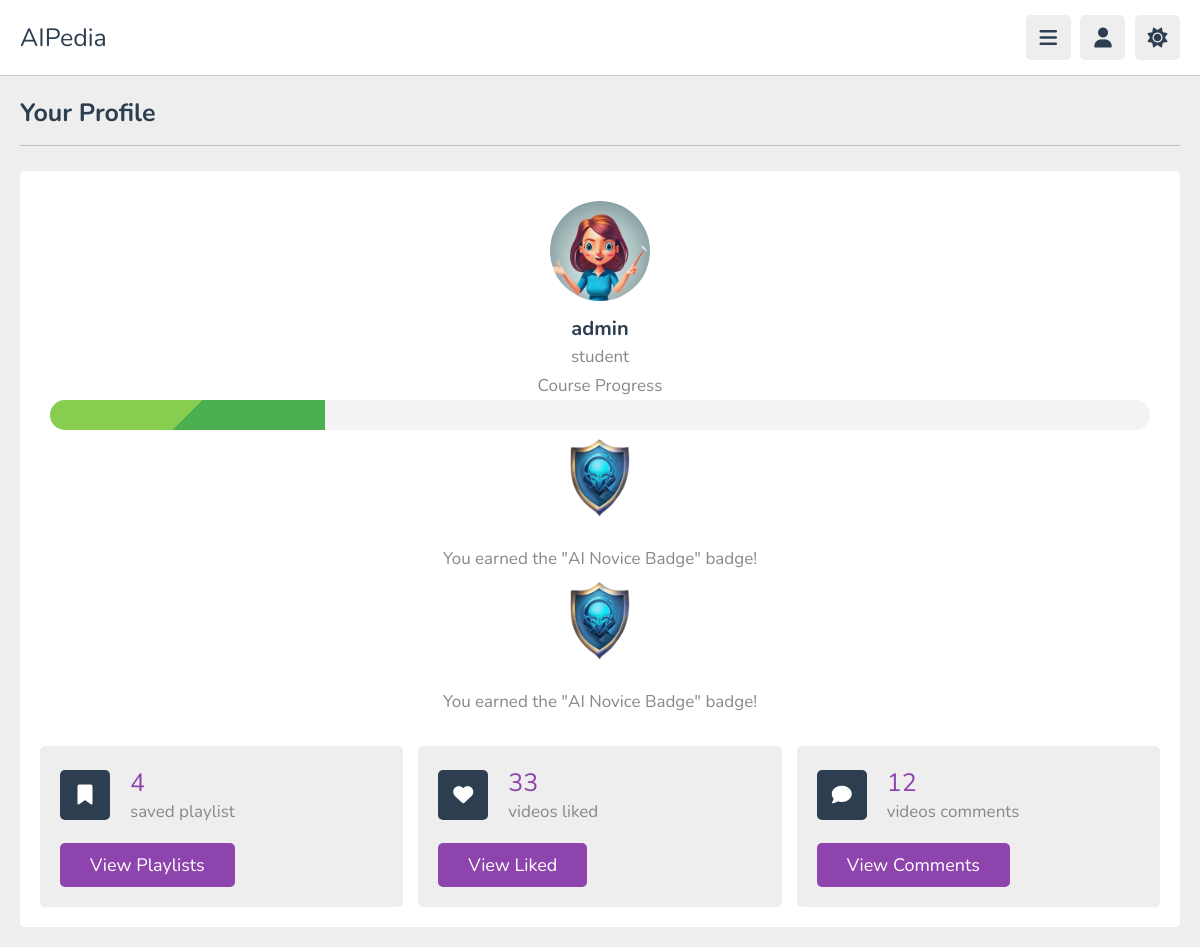
The app's page /Profile (signed in), older data.
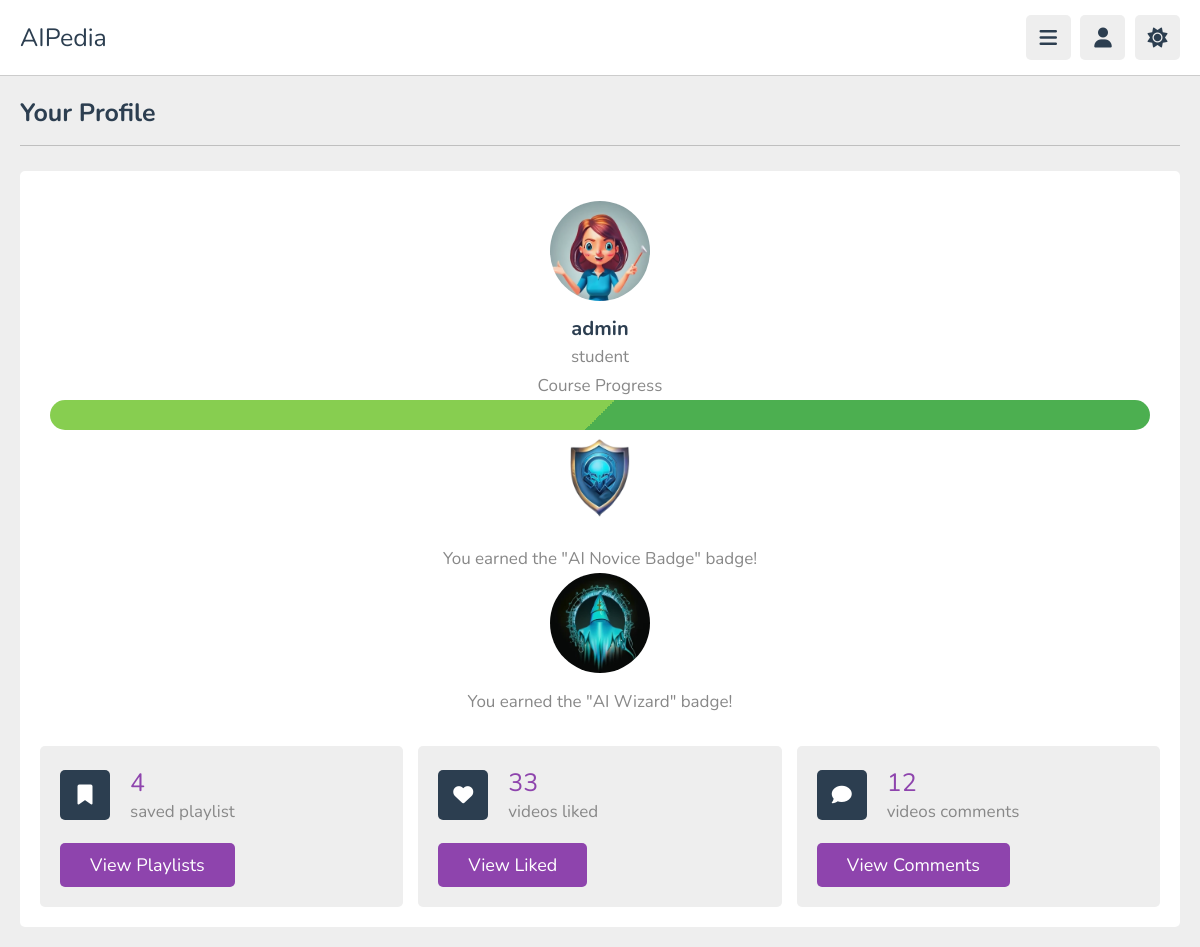
The same page, newer data.
### myapp/models.py (models this page shows, shortened)
class UserProfile(models.Model):
    user = models.OneToOneField(User, on_delete=models.CASCADE)
    avatar = models.ImageField(upload_to='avatars/', null=True, blank=True)

class UserBadge(models.Model):
    user = models.ForeignKey(User, on_delete=models.CASCADE)
    badge = models.ForeignKey(Badge, on_delete=models.CASCADE)
    created_at = models.DateTimeField(auto_now_add=True)

class Badge(models.Model):
    name = models.CharField(max_length=255)
    description = models.TextField()
    image = models.ImageField(upload_to='badges/')

### myapp/views.py (the view)
# urls.py: path('Profile',views.Profile,name='Profile'),
def Profile(request):
    user = request.user
    try:
        progress = UserProgress.objects.get(user=user)
        total_courses = 4  # replace with the actual total number of courses
        completed_courses = sum([getattr(progress, f'course{i}_completed') for i in range(1, total_courses + 1)])
        completed_percentage = (completed_courses / total_courses) * 100
        completed_percentage = round((completed_courses / total_courses) * 100)  # rounding off to the nearest integer
        completed_percentage_str = f'{completed_percentage}%'
        if completed_percentage < 33:
            color = 'red'
        elif completed_percentage < 66:
            color = 'yellow'
        else:
            color = 'green'
        return render(request, 'profile.html', {'progress': progress, 'completed_percentage': completed_percentage_str, 'color': color})
    except UserProgress.DoesNotExist:
        return render(request, 'profile.html', {'completed_percentage': '0%', 'color': 'red'})

### templates/profile.html (shortened to what this page needs)
<!DOCTYPE html>
{%load static%}
<html lang="en">
<head>
   <link rel="stylesheet" href="https://cdnjs.cloudflare.com/ajax/libs/font-awesome/6.1.2/css/all.min.css">
   <link rel="stylesheet" href="{% static 'style2.css' %}">
</head>
<body>
<header class="header">
   <section class="flex">
      <a href="{% url 'index'%}" class="logo">AIPedia</a>
      <div class="icons">
         <div id="menu-btn" class="fas fa-bars"></div>
         <div id="user-btn" class="fas fa-user"></div>
         <div id="toggle-btn" class="fas fa-sun"></div>
      </div>
   </section>
</header>
<section class="user-profile">
   <h1 class="heading">your profile</h1>
   <div class="info">
      <div class="user">
         <img src="{{ user.userprofile.avatar.url }}" alt="">
         <h3>{{ user.get_username }}</h3>
         <p>student</p>
         <p>Course Progress</p>
         <div class="progress-bar" data-toggle="tooltip" title="Course Progress: {{ completed_percentage }}">
            <div class="progress-bar-fill"  style=></div>
            </div>
            {% for user_badge in user.userbadge_set.all %}
    <img src="{{ user_badge.badge.image.url }}" alt="{{ user_badge.badge.name }}">
    <p>You earned the "{{ user_badge.badge.name }}" badge!</p>
{% endfor %}
      </div>
      <div class="box-container">
         <div class="box">
            <div class="flex">
               <i class="fas fa-bookmark"></i>
               <div>
                  <span>4</span>
                  <p>saved playlist</p>
               </div>
            </div>
            <a href="#" class="inline-btn">view playlists</a>
         </div>
         <div class="box">
            <div class="flex">
               <i class="fas fa-heart"></i>
               <div>
                  <span>33</span>
                  <p>videos liked</p>
               </div>
            </div>
            <a href="#" class="inline-btn">view liked</a>
         </div>
         <div class="box">
            <div class="flex">
               <i class="fas fa-comment"></i>
               <div>
                  <span>12</span>
                  <p>videos comments</p>
               </div>
            </div>
            <a href="#" class="inline-btn">view comments</a>
         </div>
      </div>
   </div>
</section>
</body>
</html>

### static/style2.css (style rules this page uses)
:root { --main-color:#8e44ad; --red:#e74c3c; --orange:#f39c12; --light-color:#888; --light-bg:#eee; --black:#2c3e50; --white:#fff; --border:.1rem solid rgba(0,0,0,.2); }
* { font-family: 'Nunito', sans-serif; margin:0; padding:0; box-sizing: border-box; outline: none; border:none; text-decoration: none; }
html { font-size: 62.5%; overflow-x: hidden; }
body { background-color: var(--light-bg); padding-left: 30rem; }
section { padding:2rem; margin: 0 auto; max-width: 1200px; }
.heading { font-size: 2.5rem; color:var(--black); margin-bottom: 2.5rem; border-bottom: var(--border); padding-bottom: 1.5rem; text-transform: capitalize; }
.inline-btn, .inline-option-btn, .inline-delete-btn, .btn, .delete-btn, .option-btn { border-radius: .5rem; color:#fff; font-size: 1.8rem; cursor: pointer; text-transform: capitalize; padding:1rem 3rem; text-align: center; margin-top: 1rem; }
.inline-btn, .inline-option-btn, .inline-delete-btn { display: inline-block; }
.btn, .inline-btn { background-color: var(--main-color); }
.header { position: sticky; top:0; left:0; right: 0; background-color: var(--white); z-index: 1000; border-bottom: var(--border); }
.header .flex { display: flex; align-items: center; justify-content: space-between; position: relative; padding: 1.5rem 2rem; }
.header .flex .logo { font-size: 2.5rem; color: var(--black); }
.header .flex .icons div { font-size: 2rem; color:var(--black); background-color: var(--light-bg); border-radius: .5rem; height: 4.5rem; width: 4.5rem; line-height: 4.5rem; cursor: pointer; text-align: center; margin-left: .7rem; }
.user-profile .info { background-color: var(--white); border-radius: .5rem; padding: 2rem; }
.user-profile .info .user { text-align: center; margin-bottom: 2rem; padding: 1rem; }
.user-profile .info .user img { height: 10rem; width: 10rem; border-radius: 50%; object-fit: cover; margin-bottom: 1rem; }
.user-profile .info .user h3 { font-size: 2rem; color: var(--black); }
.user-profile .info .user p { font-size: 1.7rem; color: var(--light-color); padding: .3rem 0; }
.user-profile .info .box-container { display: flex; flex-wrap: wrap; gap: 1.5rem; }
.user-profile .info .box-container .box { background-color: var(--light-bg); border-radius: .5rem; padding: 2rem; flex: 1 1 25rem; }
.user-profile .info .box-container .box .flex { display: flex; align-items: center; gap: 2rem; margin-bottom: 1rem; }
.user-profile .info .box-container .box .flex i { font-size:2rem; color: var(--white); background-color: var(--black); text-align: center; border-radius: .5rem; height: 5rem; width: 5rem; line-height: 4.9rem; }
.user-profile .info .box-container .box .flex span { font-size: 2.5rem; color: var(--main-color); }
.user-profile .info .box-container .box .flex p { color: var(--light-color); font-size: 1.7rem; }
@media (max-width:1200px) { body { padding-left: 0; } }

Row changes from the older to the newer data that the page shows:
removed UserBadge: badge.image (picture), badge.name "AI Novice Badge"
added UserBadge: badge.image (picture), badge.name "AI Wizard"
